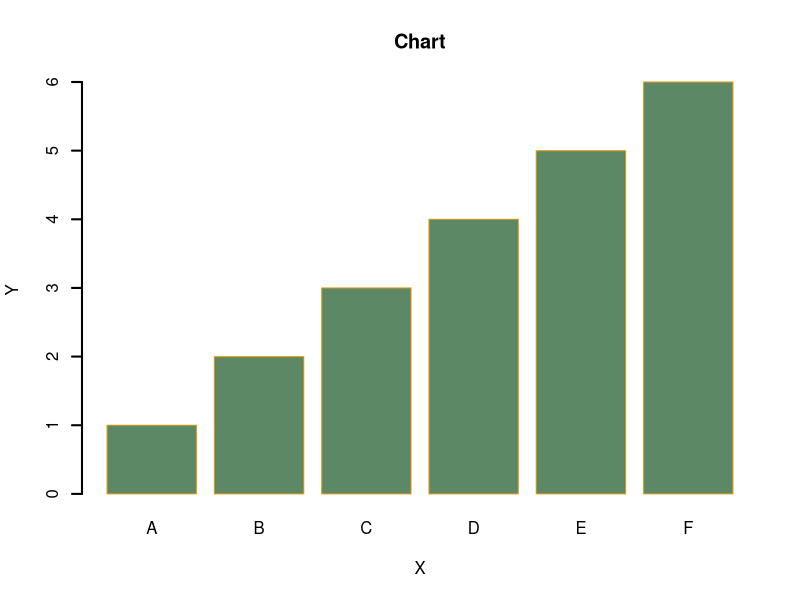

Source code (R):
h <- c(1, 2, 3, 4, 5, 6)
M <- c("A", "B", "C", "D", "E", "F")
barplot(h,
    names.arg = M, xlab = "X", ylab = "Y",
    col = "#5d8866", main = "Chart", border = "#e29b16", lwd = 2
)
